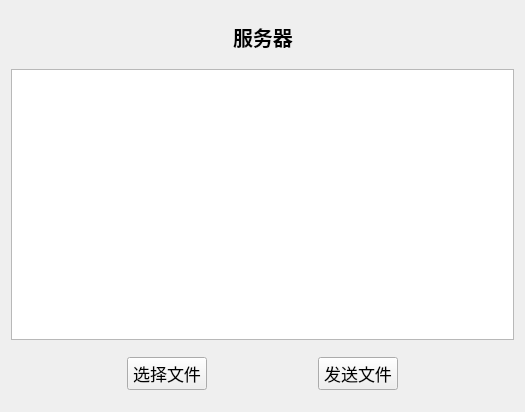
<?xml version="1.0" encoding="UTF-8"?>
<ui version="4.0">
 <class>TcpFileWidget</class>
 <widget class="QWidget" name="TcpFileWidget">
  <property name="geometry">
   <rect>
    <x>0</x>
    <y>0</y>
    <width>525</width>
    <height>412</height>
   </rect>
  </property>
  <property name="windowTitle">
   <string>TcpFileWidget</string>
  </property>
  <layout class="QVBoxLayout" name="verticalLayout">
   <item>
    <widget class="QWidget" name="widget_2" native="true">
     <layout class="QHBoxLayout" name="horizontalLayout_2">
      <item>
       <spacer name="horizontalSpacer_2">
        <property name="orientation">
         <enum>Qt::Horizontal</enum>
        </property>
        <property name="sizeHint" stdset="0">
         <size>
          <width>221</width>
          <height>17</height>
         </size>
        </property>
       </spacer>
      </item>
      <item>
       <widget class="QLabel" name="label">
        <property name="sizePolicy">
         <sizepolicy hsizetype="Preferred" vsizetype="Preferred">
          <horstretch>0</horstretch>
          <verstretch>0</verstretch>
         </sizepolicy>
        </property>
        <property name="font">
         <font>
          <family>Arial Black</family>
          <pointsize>15</pointsize>
          <weight>75</weight>
          <bold>true</bold>
         </font>
        </property>
        <property name="text">
         <string>服务器</string>
        </property>
       </widget>
      </item>
      <item>
       <spacer name="horizontalSpacer">
        <property name="orientation">
         <enum>Qt::Horizontal</enum>
        </property>
        <property name="sizeHint" stdset="0">
         <size>
          <width>220</width>
          <height>17</height>
         </size>
        </property>
       </spacer>
      </item>
     </layout>
    </widget>
   </item>
   <item>
    <widget class="QTextEdit" name="textEdit">
     <property name="sizePolicy">
      <sizepolicy hsizetype="Expanding" vsizetype="Expanding">
       <horstretch>0</horstretch>
       <verstretch>0</verstretch>
      </sizepolicy>
     </property>
     <property name="readOnly">
      <bool>true</bool>
     </property>
    </widget>
   </item>
   <item>
    <widget class="QWidget" name="widget" native="true">
     <layout class="QHBoxLayout" name="horizontalLayout">
      <item>
       <spacer name="horizontalSpacer_3">
        <property name="orientation">
         <enum>Qt::Horizontal</enum>
        </property>
        <property name="sizeHint" stdset="0">
         <size>
          <width>105</width>
          <height>20</height>
         </size>
        </property>
       </spacer>
      </item>
      <item>
       <widget class="QPushButton" name="btnSelectFile">
        <property name="sizePolicy">
         <sizepolicy hsizetype="Minimum" vsizetype="Preferred">
          <horstretch>0</horstretch>
          <verstretch>0</verstretch>
         </sizepolicy>
        </property>
        <property name="font">
         <font>
          <pointsize>13</pointsize>
         </font>
        </property>
        <property name="text">
         <string>选择文件</string>
        </property>
       </widget>
      </item>
      <item>
       <spacer name="horizontalSpacer_6">
        <property name="orientation">
         <enum>Qt::Horizontal</enum>
        </property>
        <property name="sizeHint" stdset="0">
         <size>
          <width>106</width>
          <height>20</height>
         </size>
        </property>
       </spacer>
      </item>
      <item>
       <widget class="QPushButton" name="btnSendFile">
        <property name="sizePolicy">
         <sizepolicy hsizetype="Minimum" vsizetype="Preferred">
          <horstretch>0</horstretch>
          <verstretch>0</verstretch>
         </sizepolicy>
        </property>
        <property name="font">
         <font>
          <pointsize>13</pointsize>
         </font>
        </property>
        <property name="text">
         <string>发送文件</string>
        </property>
       </widget>
      </item>
      <item>
       <spacer name="horizontalSpacer_5">
        <property name="orientation">
         <enum>Qt::Horizontal</enum>
        </property>
        <property name="sizeHint" stdset="0">
         <size>
          <width>105</width>
          <height>20</height>
         </size>
        </property>
       </spacer>
      </item>
     </layout>
    </widget>
   </item>
  </layout>
 </widget>
 <layoutdefault spacing="6" margin="11"/>
 <resources/>
 <connections/>
</ui>
